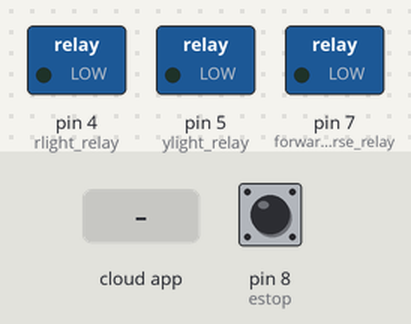
This sketch was run on a simulated Arduino Uno, built with avr-gcc and run on an emulated ATmega328P. Shown: switched loads named in the sketch (green lamp = pin HIGH). The test bench sets the inputs (shaded band); at power-on: pin 8 (estop) LOW. The ROS host is connected and sends only what is stated.

Above: at 1.2 s.
1.3 s: the phone or cloud app sets reverse to 1
At 2.4 s:
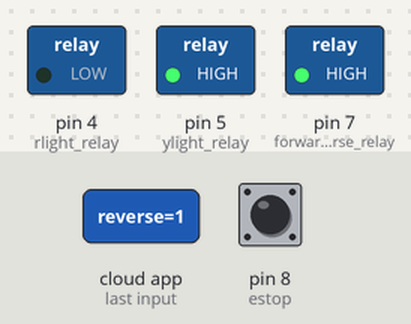
2.8 s: the phone or cloud app sets reverse to 0
At 3.5 s:
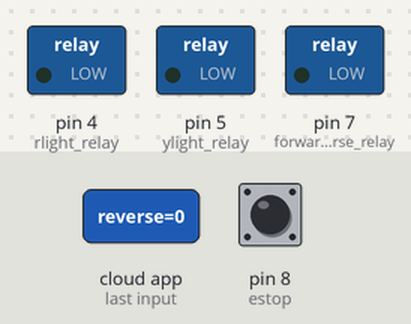
Timing chart, 0 to 5.8 s (numbered marks = the images above; inputs shaded):
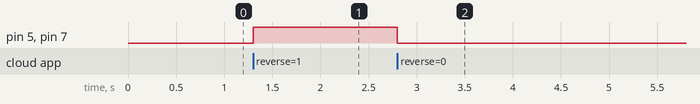

The sketch:

rev_and_lamp2.ino
```cpp
/*
  reverse and safty lihgt
  D0,1,2,3,4,5,6,7,8,9,10,11,12,13,A0,1,2,3,4,5
   x,x,2,x,x,x,x,x,x,x,10,11,12,13, x,1,2,3,4,5
  --
  Pin assignment
  D7  relay1 forward/reverse forward=NC reverse=NO
  D6  no connection
  D9  relay3 yellow light       on=HIGH, off=LOW
  D8  relay4 red light

  ---
  Wire assignment
  --E-stop-----
  D3 ----PULLDOWN Normal->LOW Estop->HIGH
  --reverse/forward-------------------------------

  D7--------|relay1  NC|---forward
            |        NO|---reverse

  ---safty rlight------------------------------------
  D8--------|
          ---------
          |NO     |
  -RED----|NC  COM|----RED-----RED LAMP max 2A
        ---------
     safty ylight
  D9----------|
          ---------
          |NO     |
  --RED---|NC  COM|----RED-----YELLOW LAMP max 2A
        ---------
  TOPIC in-------
  Rlight  -> Int16
  Ylight  -> Int16
  reverse -> Bool
  estop   -> Bool
  TOPIC out---------
  c_reverse <- bool
  c_rlight  <- Int16
  c_ylight  <- Int16
*/

#include <ros.h>
#include <std_msgs/Bool.h>
#include <std_msgs/Int16.h>
ros::NodeHandle nh;
std_msgs::Bool c_reverse; // for debugging
std_msgs::Int16 c_rlight; // for debugging

ros::Publisher pubreverse("c_reverse", &c_reverse);
ros::Publisher pubrlight("c_rlight", &c_rlight);


int forwardreverse_relay = 7;//  D5  relay3 reverse/forward
int rlight_relay = 4;//  D4  relay4
int ylight_relay = 5;//  D5  relay3
int estop = 8;
unsigned long publishtime;
bool reverse = false;
int ylight = 0;
int rlight = 0;
bool estop_on = false;
bool estop_flag = false;
bool estop_flag_pre = false;
bool ch[]={false,false,false,false,false,false,false,false,false,false,false,false,false,false};
void digitalWrite1(int num,bool val) {
  if(val != ch[num]) {
    digitalWrite(num,val);
    ch[num] = val;
  }
}
bool reverse_topic = false;
bool rlight_topic = false;
bool ylight_topic = false;
int rlight1 = 0;
int ylight1 = 0;
bool reverse1 = false;

void reverseCb(const std_msgs::Bool &Reverse)
{
  reverse = Reverse.data;
  reverse_topic = true;
  c_reverse.data = reverse;
  pubreverse.publish(&c_reverse);

  ylight_topic = true;
  ylight = (int) reverse;
}
void rlightCb(const std_msgs::Int16 &Rlight)
{
  rlight = Rlight.data;
  rlight_topic = true;
  c_rlight.data = rlight;
  pubrlight.publish(&c_rlight);
}
void ylightCb(const std_msgs::Int16 &Ylight)
{
  ylight = Ylight.data;
}
ros::Subscriber<std_msgs::Int16> subrlight("rlight", &rlightCb);
ros::Subscriber<std_msgs::Int16> subylight("ylight", &ylightCb);
ros::Subscriber<std_msgs::Bool> subreverse("reverse", &reverseCb);
void setup()
{
  pinMode(estop, INPUT);
  pinMode(forwardreverse_relay, OUTPUT);
  pinMode(rlight_relay, OUTPUT);
  pinMode(ylight_relay, OUTPUT);
  digitalWrite(forwardreverse_relay, false);
  ch[forwardreverse_relay] = false;
  digitalWrite(rlight_relay, false);
  ch[rlight_relay] = false;
  digitalWrite(ylight_relay, false);
  ch[ylight_relay] = false;
  nh.initNode();
  nh.subscribe(subrlight);
  nh.subscribe(subreverse);
  nh.advertise(pubreverse);
  nh.advertise(pubrlight);
  publishtime = millis() + 50;
  estop_flag = digitalRead(estop);
  estop_flag_pre = estop_flag;
  estop_on == estop_flag;
  if (estop_on == true) {
    reverse1 = false;
    rlight1 = 1;
  } else {
    reverse1 = false;
    rlight1 = 0;
    ylight1 = 0;
  }
}
bool reversefunc(bool reverse1) {
  digitalWrite1(forwardreverse_relay, reverse1);
}
bool rlightfunc(int rlight1) {
  static unsigned int i = 0;
  i++;
  if(rlight1 == 0) digitalWrite1(rlight_relay, false);
  if(rlight1 == 1) digitalWrite1(rlight_relay, true);
  if(rlight1 == 2) {
  if(i > 30000) digitalWrite1(rlight_relay, true);
  else digitalWrite1(rlight_relay,false);

  }
  if(i > 60000) i = 0;
}
bool ylightfunc(int ylight1) {
  static int i = 0;
  i++;
  if(ylight1 == 0) digitalWrite1(ylight_relay, false);
  if(ylight1 == 1) digitalWrite1(ylight_relay, true);
}

void loop() {
  unsigned long c_millis = millis();
  estop_flag = digitalRead(estop);
  if(estop_flag_pre == false && estop_flag == true) {
    estop_on = true;
  }
  if(estop_on == true) {
    ylight1 = 0;
    rlight1 = 0;
    reverse1 = false;
    ylight_topic = false;
    rlight_topic = false;
    reverse_topic = false;
  }
  if (estop_flag_pre == true && estop_flag == false) {
    ylight1 = 0;
    rlight1 = 0;
    reverse1 = false;
    estop_on = false;
  }
  if(reverse_topic == true) {
    reverse1 = reverse;
    ylight1 = ylight;
    reverse_topic = false;
  }
  if(rlight_topic == true) {
    rlight1 = rlight;
    rlight_topic = false;
  }
  reversefunc(reverse1);
  rlightfunc(rlight1);
  ylightfunc(ylight1);
  if (c_millis > publishtime) {
    c_reverse.data = reverse1;
    pubreverse.publish(&c_reverse);
    c_rlight.data = rlight1;
    pubrlight.publish(&c_rlight);
    publishtime = c_millis + 50;
  }
  nh.spinOnce();
}
```

Measured:
- after the input at 1.3 s, pin 5 (ylight_relay), pin 7 (forwardreverse_relay): LOW → HIGH at once
- after the input at 2.8 s, pin 5 (ylight_relay), pin 7 (forwardreverse_relay): HIGH → LOW at once
